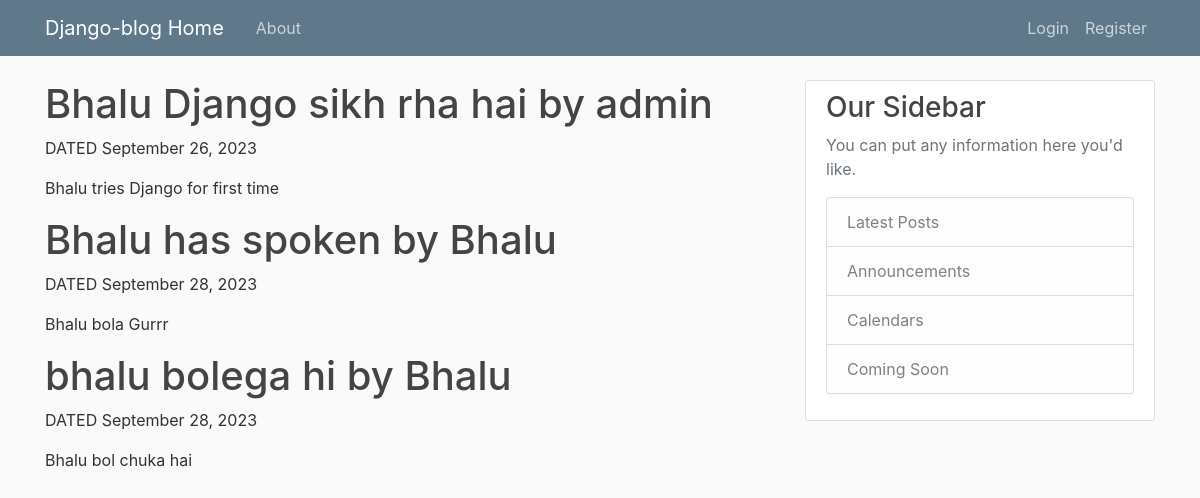
The page / on the database its author committed.
### blog/models.py (models this page shows)
class Posts (models.Model):
    titles = models.CharField(max_length=25)
    author = models.CharField(max_length=20)
    content = models.TextField()
    date_posted = models.DateTimeField(default= timezone.now)
    user = models.ForeignKey(User,on_delete=models.CASCADE,default=User.objects.get(username='sinoy'))

### blog/views.py (the view)
# urls.py: path('', views.home, name='blog-homepage'),
def  home(request):#-->homepage of the site
	context={'posts':Posts.objects.all()}
	return render(request,'blog/home.html',context)

### blog/templates/blog/home.html
{% extends "blog/base.html" %}
{% block content %}
    {% for post in posts %}
      <h1>{{post.titles}} by {{post.author}}</h1>
      <p>   DATED {{post.date_posted|date:"F d, Y"}} </p>
      <p> {{post.content}}</p>
      {%endfor%}
{% endblock content %}

### blog/templates/blog/base.html (shortened to what this page needs)
{%load static%}
<!doctype html>
<html lang="en">
  <head>
      <link rel="stylesheet" href="https://cdn.jsdelivr.net/npm/bootstrap@4.0.0/dist/css/bootstrap.min.css">
      <link rel="stylesheet" type="text/css" href="{%static 'blog/main.css' %}">
  </head>
  <body>
    <header class="site-header">
      <nav class="navbar navbar-expand-md navbar-dark bg-steel fixed-top">
        <div class="container">
          <a class="navbar-brand mr-4" href="/">Django-blog Home </a>
          <div class="collapse navbar-collapse" id="navbarToggle">
            <div class="navbar-nav mr-auto">
              <a class="nav-item nav-link" href="/about">About</a>
            </div>
            <div class="navbar-nav">
              {%if user.is_authenticated %}
                <a class="nav-item nav-link" href="{% url 'profile' %}">Profile</a>
                <a class="nav-item nav-link" href="{% url 'logout' %}">Logout</a>
              {%else%}
                <a class="nav-item nav-link" href="{% url 'login' %}">Login</a>
                <a class="nav-item nav-link" href="{% url 'register' %}">Register</a>
              {%endif%}
            </div>
          </div>
        </div>
      </nav>
    </header>
    <main role="main" class="container">
      <div class="row">
        <div class="col-md-8">
          {% block content %}{% endblock %}
        </div>
        <div class="col-md-4">
          <div class="content-section">
            <h3>Our Sidebar</h3>
            <p class='text-muted'>You can put any information here you'd like.
              <ul class="list-group">
                <li class="list-group-item list-group-item-light">Latest Posts</li>
                <li class="list-group-item list-group-item-light">Announcements</li>
                <li class="list-group-item list-group-item-light">Calendars</li>
                <li class="list-group-item list-group-item-light">Coming Soon</li>
              </ul>
            </p>
          </div>
        </div>
      </div>
    </main>
  </body>
</html>

### blog/static/blog/main.css (style rules this page uses)
body { background: #fafafa; color: #333333; margin-top: 5rem; }
h1, h2, h3, h4, h5, h6 { color: #444444; }
ul { margin: 0; }
.bg-steel { background-color: #5f788a; }
.site-header .navbar-nav .nav-link { color: #cbd5db; }
.content-section { background: #ffffff; padding: 10px 20px; border: 1px solid #dddddd; border-radius: 3px; margin-bottom: 20px; }

### rows shown on the page
Posts: titles "Bhalu Django sikh rha hai", author "admin", date_posted "September 26, 2023", content "Bhalu tries Django for first time"
Posts: titles "Bhalu has spoken", author "Bhalu", date_posted "September 28, 2023", content "Bhalu bola Gurrr"
Posts: titles "bhalu bolega hi", author "Bhalu", date_posted "September 28, 2023", content "Bhalu bol chuka hai"
